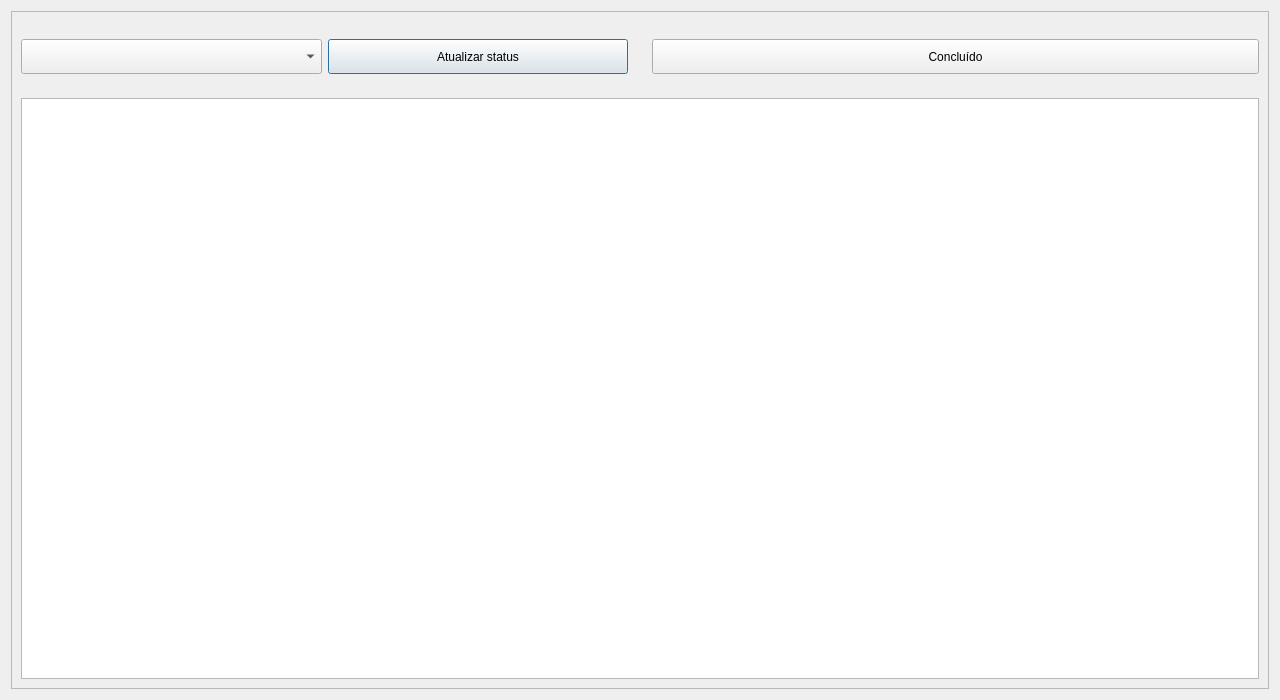
<?xml version="1.0" encoding="UTF-8"?>
<ui version="4.0">
 <class>Dialog</class>
 <widget class="QDialog" name="Dialog">
  <property name="geometry">
   <rect>
    <x>0</x>
    <y>0</y>
    <width>1280</width>
    <height>700</height>
   </rect>
  </property>
  <property name="sizePolicy">
   <sizepolicy hsizetype="Expanding" vsizetype="Preferred">
    <horstretch>0</horstretch>
    <verstretch>0</verstretch>
   </sizepolicy>
  </property>
  <property name="windowTitle">
   <string>Dialog</string>
  </property>
  <layout class="QVBoxLayout" name="verticalLayout_2">
   <item>
    <widget class="QFrame" name="frame">
     <property name="sizePolicy">
      <sizepolicy hsizetype="Preferred" vsizetype="Preferred">
       <horstretch>0</horstretch>
       <verstretch>0</verstretch>
      </sizepolicy>
     </property>
     <property name="minimumSize">
      <size>
       <width>800</width>
       <height>600</height>
      </size>
     </property>
     <property name="frameShape">
      <enum>QFrame::StyledPanel</enum>
     </property>
     <property name="frameShadow">
      <enum>QFrame::Raised</enum>
     </property>
     <layout class="QVBoxLayout" name="verticalLayout">
      <item>
       <widget class="QFrame" name="frame_2">
        <property name="frameShape">
         <enum>QFrame::NoFrame</enum>
        </property>
        <property name="frameShadow">
         <enum>QFrame::Raised</enum>
        </property>
        <layout class="QHBoxLayout" name="horizontalLayout_3">
         <property name="leftMargin">
          <number>0</number>
         </property>
         <property name="rightMargin">
          <number>0</number>
         </property>
         <item>
          <widget class="QFrame" name="frame_4">
           <property name="frameShape">
            <enum>QFrame::NoFrame</enum>
           </property>
           <property name="frameShadow">
            <enum>QFrame::Raised</enum>
           </property>
           <layout class="QHBoxLayout" name="horizontalLayout_2">
            <property name="leftMargin">
             <number>0</number>
            </property>
            <item>
             <widget class="QComboBox" name="combo_box_status">
              <property name="minimumSize">
               <size>
                <width>0</width>
                <height>35</height>
               </size>
              </property>
             </widget>
            </item>
            <item>
             <widget class="QPushButton" name="push_button_atualizar_status">
              <property name="minimumSize">
               <size>
                <width>0</width>
                <height>35</height>
               </size>
              </property>
              <property name="text">
               <string>Atualizar status</string>
              </property>
             </widget>
            </item>
           </layout>
          </widget>
         </item>
         <item>
          <widget class="QFrame" name="frame_3">
           <property name="frameShape">
            <enum>QFrame::NoFrame</enum>
           </property>
           <property name="frameShadow">
            <enum>QFrame::Raised</enum>
           </property>
           <layout class="QHBoxLayout" name="horizontalLayout">
            <property name="rightMargin">
             <number>0</number>
            </property>
            <item>
             <widget class="QPushButton" name="push_button_concluido">
              <property name="minimumSize">
               <size>
                <width>0</width>
                <height>35</height>
               </size>
              </property>
              <property name="text">
               <string>Concluído</string>
              </property>
             </widget>
            </item>
           </layout>
          </widget>
         </item>
        </layout>
       </widget>
      </item>
      <item>
       <widget class="QTableView" name="table_view_pedidos">
        <property name="maximumSize">
         <size>
          <width>16777215</width>
          <height>16777215</height>
         </size>
        </property>
       </widget>
      </item>
     </layout>
    </widget>
   </item>
  </layout>
 </widget>
 <resources/>
 <connections/>
</ui>
